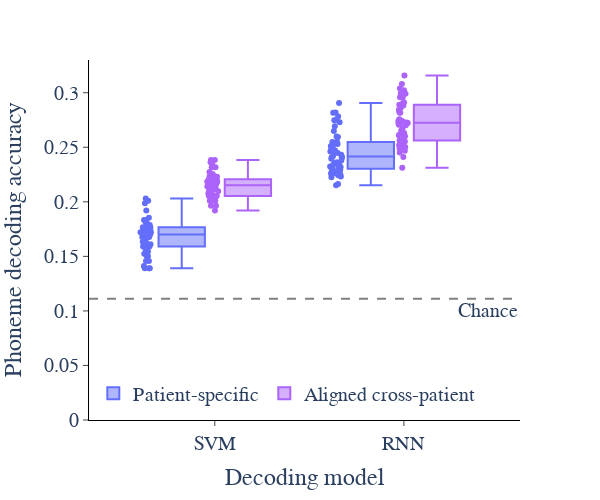

The cell this chart's notebook holds for it:
### Code cell
fig_df = rnn_df_long[rnn_df_long['Patient'] == 'S5']
fig = px.box(fig_df, x='Model', y="accuracy", color='Decoding Context', points='all', width=600, height=500, color_discrete_sequence=['#636EFA', '#AB63FA'])
# fig_df = rnn_df_long
# fig = px.box(fig_df, x='Model', y="accuracy", color='Decoding Context', points='all', width=1800, height=1000, color_discrete_sequence=['#636EFA', '#AB63FA'], facet_col='Patient', facet_col_wrap=4)
fig.add_hline(y=1/9, line_dash='dash', line_color='grey', annotation_text='Chance', annotation_position='bottom right')
fig.update_layout(
    plot_bgcolor='white',
    legend=dict(
        orientation='h',
        yanchor='bottom',
        y=0.02,
        xanchor='left',
        x=0.01,
        title_text=''
    ),
    title_text='',
    title_x=0.5,
    font=dict(size=20, family='Arial')
)
fig.update_xaxes(
    title='Decoding model',
    mirror=False,
    ticks='outside',
    showline=True,
    linecolor='black',
    showgrid=False,
)
fig.update_yaxes(
    title='Phoneme decoding accuracy',
    mirror=False,
    ticks='outside',
    showline=True,
    linecolor='black',
    showgrid=False,
    range=[0, 0.33]
)

fig.show()

### Figure 1 — Plotly figure (JSON) as saved in the notebook; plotly's stock layout.template omitted (floating-point values rounded to 4 significant figures)
{"data": [{"alignmentgroup": "True", "boxpoints": "all", "hovertemplate": "Decoding Context=Patient-specific<br>Model=%{x}<br>accuracy=%{y}<extra></extra>", "legendgroup": "Patient-specific", "marker": {"color": "#636EFA"}, "name": "Patient-specific", "notched": false, "offsetgroup": "Patient-specific", "orientation": "v", "showlegend": true, "type": "box", "x": ["SVM", "SVM", "SVM", "SVM", "SVM", "SVM", "SVM", "SVM", "SVM", "SVM", "SVM", "SVM", "SVM", "SVM", "SVM", "SVM", "SVM", "SVM", "SVM", "SVM", "SVM", "SVM", "SVM", "SVM", "SVM", "SVM", "SVM", "SVM", "SVM", "SVM", "SVM", "SVM", "SVM", "SVM", "SVM", "SVM", "SVM", "SVM", "SVM", "SVM", "SVM", "SVM", "SVM", "SVM", "SVM", "SVM", "SVM", "SVM", "SVM", "SVM", "RNN", "RNN", "RNN", "RNN", "RNN", "RNN", "RNN", "RNN", "RNN", "RNN", "RNN", "RNN", "RNN", "RNN", "RNN", "RNN", "RNN", "RNN", "RNN", "RNN", "RNN", "RNN", "RNN", "RNN", "RNN", "RNN", "RNN", "RNN", "RNN", "RNN", "RNN", "RNN", "RNN", "RNN", "RNN", "RNN", "RNN", "RNN", "RNN", "RNN", "RNN", "RNN", "RNN", "RNN", "RNN", "RNN", "RNN", "RNN", "RNN", "RNN"], "x0": " ", "xaxis": "x", "y": [0.1457, 0.1744, 0.1391, 0.2009, 0.1854, 0.1678, 0.1744, 0.1523, 0.1501, 0.2031, 0.181, 0.1656, 0.1766, 0.1634, 0.1766, 0.1832, 0.1722, 0.1766, 0.1678, 0.1413, 0.1722, 0.1611, 0.17, 0.1832, 0.1744, 0.1634, 0.1589, 0.1722, 0.17, 0.1589, 0.1766, 0.1788, 0.1611, 0.1678, 0.1545, 0.1567, 0.181, 0.1457, 0.17, 0.1921, 0.17, 0.1722, 0.1744, 0.1523, 0.1678, 0.1501, 0.1391, 0.1987, 0.1391, 0.1678, 0.2815, 0.2649, 0.2336, 0.2408, 0.2396, 0.2354, 0.2411, 0.2527, 0.2378, 0.2446, 0.2289, 0.2509, 0.2304, 0.225, 0.2693, 0.2262, 0.2271, 0.2473, 0.25, 0.2318, 0.242, 0.2402, 0.2551, 0.2598, 0.2336, 0.2253, 0.2232, 0.253, 0.2226, 0.2164, 0.2747, 0.2244, 0.2729, 0.2315, 0.2458, 0.2292, 0.2152, 0.2905, 0.2548, 0.2818, 0.2363, 0.2432, 0.247, 0.2262, 0.2753, 0.2509, 0.2461, 0.2595, 0.2783, 0.2324], "y0": " ", "yaxis": "y"}, {"alignmentgroup": "True", "boxpoints": "all", "hovertemplate": "Decoding Context=Aligned cross-patient<br>Model=%{x}<br>accuracy=%{y}<extra></extra>", "legendgroup": "Aligned cross-patient", "marker": {"color": "#AB63FA"}, "name": "Aligned cross-patient", "notched": false, "offsetgroup": "Aligned cross-patient", "orientation": "v", "showlegend": true, "type": "box", "x": ["SVM", "SVM", "SVM", "SVM", "SVM", "SVM", "SVM", "SVM", "SVM", "SVM", "SVM", "SVM", "SVM", "SVM", "SVM", "SVM", "SVM", "SVM", "SVM", "SVM", "SVM", "SVM", "SVM", "SVM", "SVM", "SVM", "SVM", "SVM", "SVM", "SVM", "SVM", "SVM", "SVM", "SVM", "SVM", "SVM", "SVM", "SVM", "SVM", "SVM", "SVM", "SVM", "SVM", "SVM", "SVM", "SVM", "SVM", "SVM", "SVM", "SVM", "RNN", "RNN", "RNN", "RNN", "RNN", "RNN", "RNN", "RNN", "RNN", "RNN", "RNN", "RNN", "RNN", "RNN", "RNN", "RNN", "RNN", "RNN", "RNN", "RNN", "RNN", "RNN", "RNN", "RNN", "RNN", "RNN", "RNN", "RNN", "RNN", "RNN", "RNN", "RNN", "RNN", "RNN", "RNN", "RNN", "RNN", "RNN", "RNN", "RNN", "RNN", "RNN", "RNN", "RNN", "RNN", "RNN", "RNN", "RNN", "RNN", "RNN"], "x0": " ", "xaxis": "x", "y": [0.2208, 0.2031, 0.1921, 0.2141, 0.2252, 0.2009, 0.2009, 0.2141, 0.2318, 0.2163, 0.2208, 0.2208, 0.2163, 0.2141, 0.234, 0.2185, 0.1965, 0.2208, 0.2318, 0.2009, 0.2163, 0.223, 0.2119, 0.2208, 0.2185, 0.2075, 0.2031, 0.2053, 0.1965, 0.2031, 0.2053, 0.2053, 0.2274, 0.2097, 0.2119, 0.2252, 0.2097, 0.2362, 0.2163, 0.2384, 0.2053, 0.223, 0.2075, 0.223, 0.2384, 0.2141, 0.2097, 0.2119, 0.2163, 0.2185, 0.2503, 0.2884, 0.2554, 0.261, 0.2705, 0.272, 0.2563, 0.308, 0.2732, 0.2411, 0.3039, 0.2994, 0.2527, 0.2744, 0.2815, 0.2991, 0.2577, 0.2488, 0.2842, 0.289, 0.2905, 0.2997, 0.2551, 0.2738, 0.2958, 0.2313, 0.2452, 0.2818, 0.2741, 0.2676, 0.2723, 0.2955, 0.2982, 0.2536, 0.2726, 0.2631, 0.2726, 0.2467, 0.2911, 0.3158, 0.2601, 0.2622, 0.272, 0.2702, 0.3024, 0.2756, 0.286, 0.2655, 0.2518, 0.2488], "y0": " ", "yaxis": "y"}], "layout": {"annotations": [{"showarrow": false, "text": "Chance", "x": 1, "xanchor": "right", "xref": "x domain", "y": 0.1111, "yanchor": "top", "yref": "y"}], "boxmode": "group", "font": {"family": "Arial", "size": 20}, "height": 500, "legend": {"orientation": "h", "title": {"text": ""}, "tracegroupgap": 0, "x": 0.01, "xanchor": "left", "y": 0.02, "yanchor": "bottom"}, "margin": {"t": 60}, "plot_bgcolor": "white", "shapes": [{"line": {"color": "grey", "dash": "dash"}, "type": "line", "x0": 0, "x1": 1, "xref": "x domain", "y0": 0.1111, "y1": 0.1111, "yref": "y"}], "title": {"text": "", "x": 0.5}, "width": 600, "xaxis": {"anchor": "y", "domain": [0, 1], "linecolor": "black", "mirror": false, "showgrid": false, "showline": true, "ticks": "outside", "title": {"text": "Decoding model"}}, "yaxis": {"anchor": "x", "domain": [0, 1], "linecolor": "black", "mirror": false, "range": [0, 0.33], "showgrid": false, "showline": true, "ticks": "outside", "title": {"text": "Phoneme decoding accuracy"}}}}
